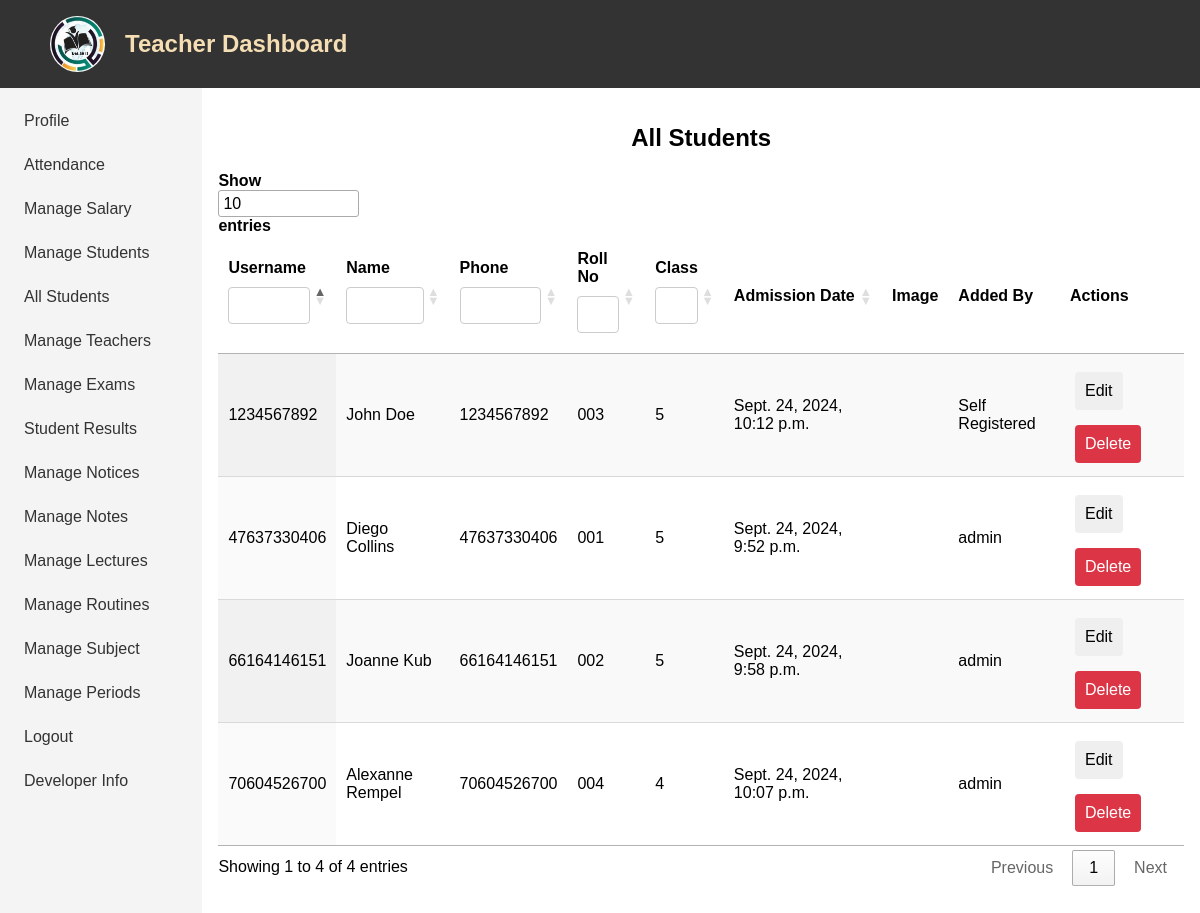
Page /all-student/ (signed in) on the committed database.
### app/models.py (models this page shows, shortened)
class Student(models.Model):
    user = models.OneToOneField(CustomUser, on_delete=models.CASCADE)
    name = models.CharField(max_length=255)
    phone = models.CharField(max_length=20)
    roll = models.CharField(max_length=50, null=True, blank=True)
    grade = models.CharField(max_length=50)
    img = models.ImageField(upload_to='student_images/', blank=True, null=True)
    added_by = models.ForeignKey(CustomUser, related_name='students_added', on_delete=models.SET_NULL, null=True, blank=True)

class CustomUser(AbstractUser):
    is_teacher = models.BooleanField(default=False)
    is_student = models.BooleanField(default=False)

### app/views.py (the view)
# urls.py: path('all-student/', views.all_student, name='all_student'),
@login_required(login_url='teacher_login')
@user_passes_test(lambda user: user.is_staff)
def all_student(request):
    students = Student.objects.all()
    return render(request, 'all_student.html', {'students': students})

### templates/all_student.html (shortened to what this page needs)
{% extends 'base.html' %}
{% block content %}
<div class="main">
    <h2>All Students</h2>
    <table id="dataTable" class="display">
        <thead>
            <tr>
                <th>Username</th>
                <th>Name</th>
                <th>Phone</th>
                <th>Roll No</th>
                <th>Class</th>
                <th>Admission Date</th>
                <th>Image</th>
                <th>Added By</th>
                <th>Actions</th>
            </tr>
        </thead>
        <tbody>
            {% for student in students %}
            <tr id="student-row-{{ student.id }}">
                <td>{{ student.user.username }}</td>
                <td>{{ student.name }}</td>
                <td>{{ student.phone }}</td>
                <td>{{ student.roll }}</td>
                <td>{{ student.grade }}</td>
                <td>{{ student.user.date_joined }}</td>
                <td>
                </td>
                <td>{{ student.added_by|default:"Self Registered" }}</td>
                <td>
                    <button type="button" class="btn edit-btn"
                        data-student-id="{{ student.id }}"
                        data-student-name="{{ student.name }}"
                        data-student-roll="{{ student.roll }}"
                        data-student-grade="{{ student.grade }}"
                        data-student-phone="{{ student.phone }}">
                    Edit</button>
                    <form method="post" action="{% url 'delete_student' student.id %}" style="display:inline;">
                        <button type="submit" class="btn btn-danger">Delete</button>
                    </form>
                </td>
            </tr>
            {% endfor %}
        </tbody>
    </table>
</div>
{% endblock %}

### static/base.css (style rules this page uses)
body { padding: 0; margin: 0; font-family: Arial, sans-serif; }
.btn { margin: 5px; padding: 10px; margin-top: 10px; border: none; border-radius: 4px; cursor: pointer; }
.btn-danger { background-color: #dc3545; color: white; }
.main h2 { text-align: center; }
button { padding: 10px 20px; font-size: 16px; cursor: pointer; }

### rows in the picture
Student: user.username "47637330406", name "Diego Collins", phone "47637330406", roll "001", grade "5", user.date_joined "Sept. 24, 2024, 9:52 p.m.", added_by "admin"
Student: user.username "66164146151", name "Joanne Kub", phone "66164146151", roll "002", grade "5", user.date_joined "Sept. 24, 2024, 9:58 p.m.", added_by "admin"
Student: user.username "70604526700", name "Alexanne Rempel", phone "70604526700", roll "004", grade "4", user.date_joined "Sept. 24, 2024, 10:07 p.m.", added_by "admin"
Student: user.username "1234567892", name "John Doe", phone "1234567892", roll "003", grade "5", user.date_joined "Sept. 24, 2024, 10:12 p.m.", added_by "Self Registered"
